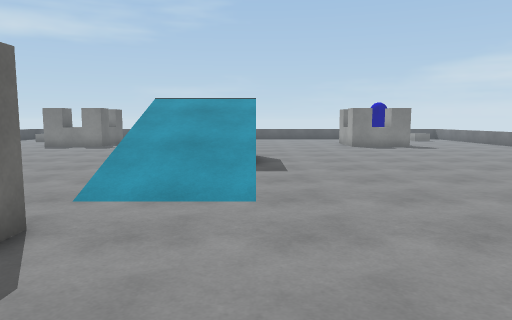
[1] (above)

20 first-person views from a walk through a Unity game level. The camera is 1.3 m above the floor, tilts 6° down and sees 70° across. The floor is counted in squares, 1 m on a side. Each view is taken from the middle of a square. On the plan, view 1 faces up. The plan holds only what a view shows up to about 15 squares ahead; the rest is blank. The place goes on beyond the plan. Surface patterns are stand-ins for the level's own textures.

[2]
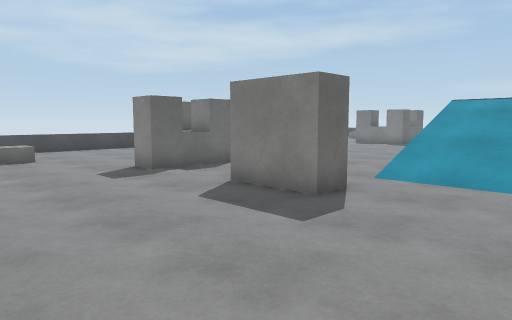

[3]
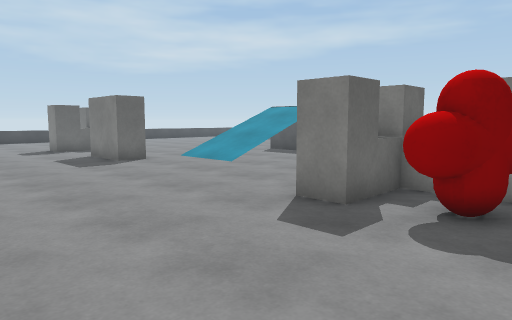

[4]
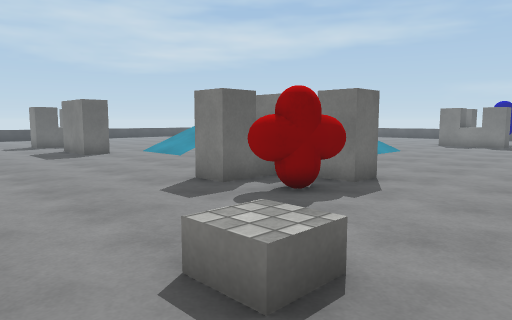

[5]
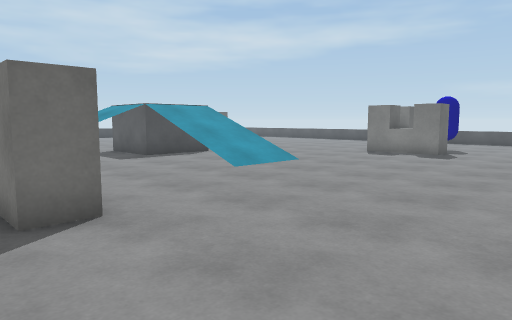

[6]
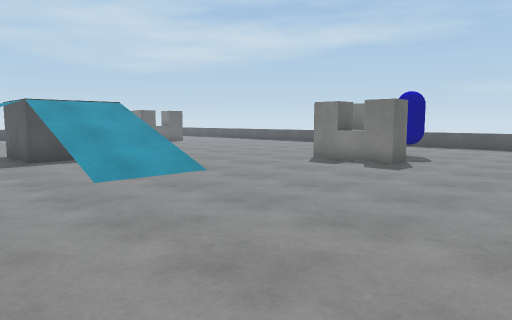

[7]
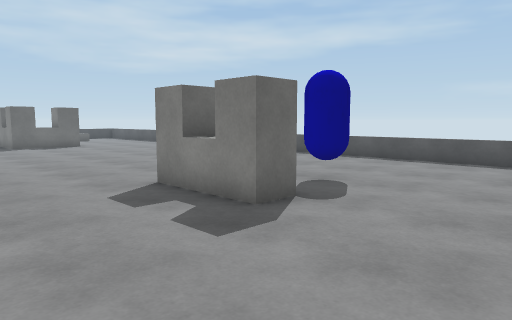

[8]
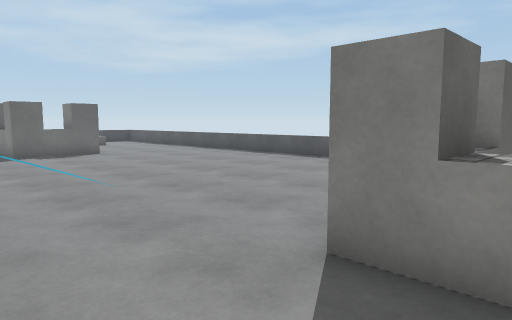

[9]
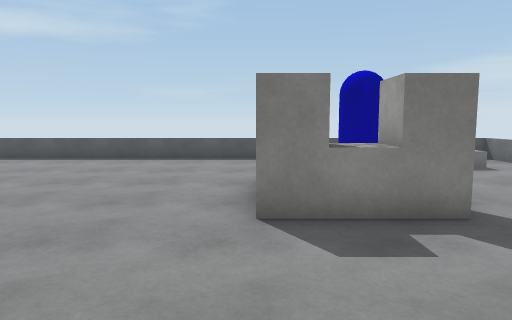

[10]
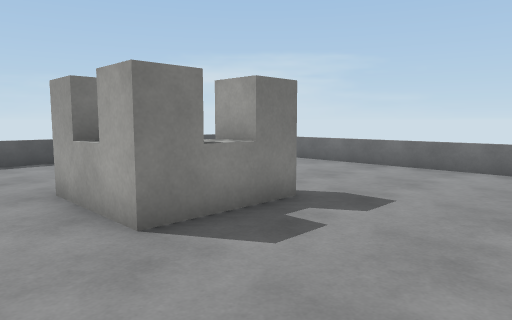

[11]
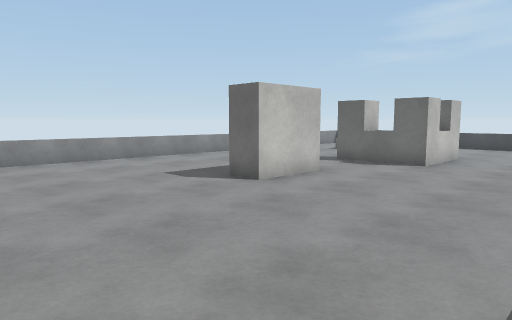

[12]
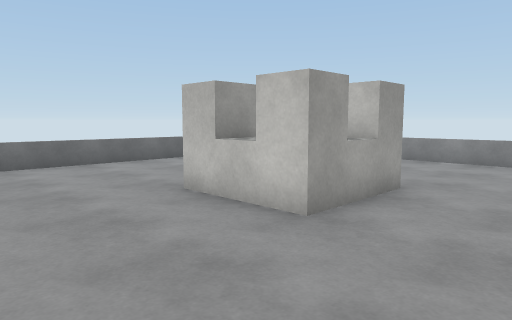

[13]
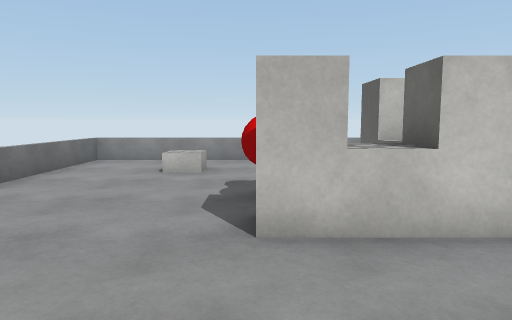

[14]
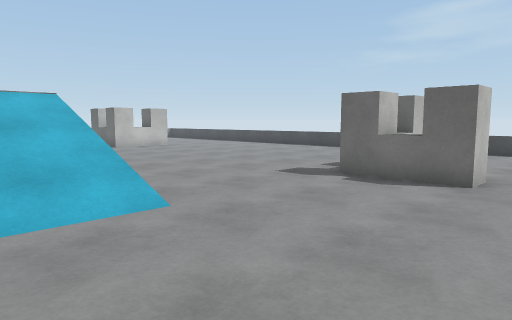

[15]
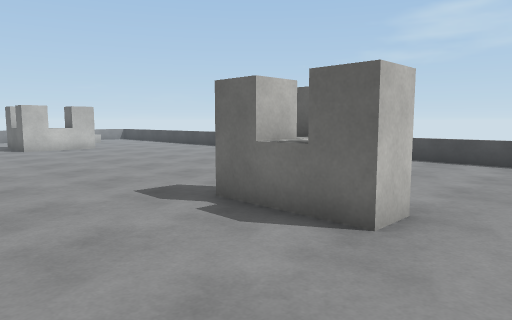

[16]
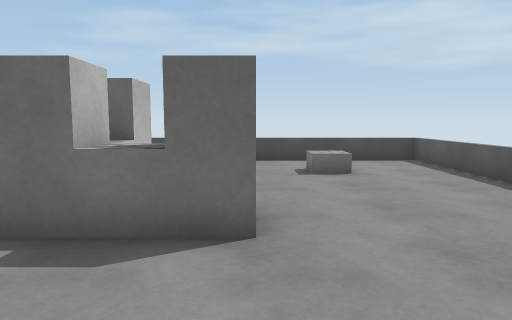

[17]
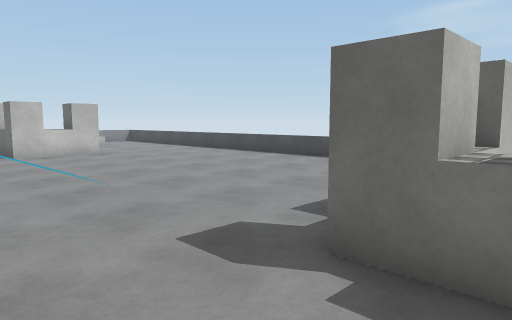

[18]
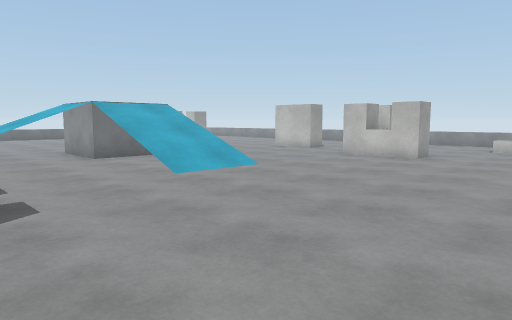

[19]
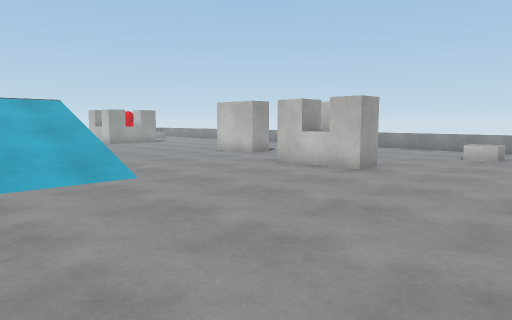

[20]
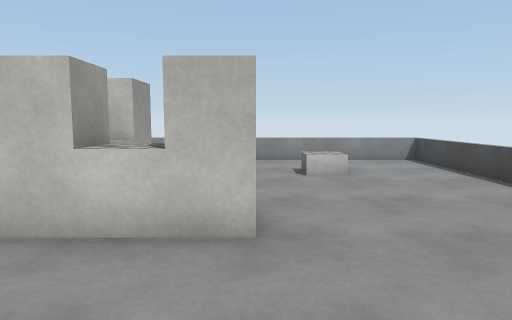

### Floor plan
Key: @ floor where view 1 was taken; # wall or solid block; . main floor; : floor 2 m higher than the main floor; / step, stairs or slope; = window, fence, low wall or low ledge; v drop or lower ground; B block; A barrier; C blue capsule; O other object.
Columns run from 17 left of view 1 to 14 right of it. Each row starts with its distance up from view 1.
 28 #=====       ===============  ==
 27 =......      ...............  .=
 26 =........    ...............  .=
 25 =.........  ................ ..
 24 =.  ..........................
 23 =..............................=
 22 =.......AA............AACC.....=
 21 =.......AA............AA.......=
 20 =.... AAAA............AAAA.....=
 19 =.  .  AAA....////....AAAA.....=
 18 =  ...........////.............=
 17   ............=///.............=
 16   ............#///............
 15  .............v// ............
 14  ........////v ::: ////.......
 13 =......../////:  ://///.......
 12 =......../////:  ://///.......
 11 =........//=#v :: v#=//.......
 10   ............v//v............
  9   ............#///............
  8   ............=///.............=
  7   ............////.............=
  6    ...AAAA....////....AAAA.....=
  5   ....AAAA............AAAA.....=
  4   ......AA..BBB.......AAOO.....=
  3  .......AA..BBB.......AAOO.....=
  2 =..............................=
  1 =...O..........................=
  0 =................@.........O...=
 -1 =......   .....................=
 -2 =......    ........  ..........=
 -3 #======  ==========  ==== =====#

Positions as (right, up) in squares from view 1, and headings:
1: (0, 0), facing up
2: (1, -2), facing up-left
3: (9, -2), facing up-left
4: (12, -2), facing up-left
5: (13, 4), facing up-left
6: (13, 8), facing up-left
7: (12, 15), facing up-left
8: (7, 16), facing up-left
9: (5, 14), facing up
10: (3, 15), facing up-right
11: (3, 10), facing down-left
12: (2, 10), facing down-right
13: (8, 10), facing down
14: (0, 24), facing down-left
15: (-4, 24), facing down-left
16: (-4, 22), facing left
17: (-5, 21), facing down-left
18: (-16, 19), facing down-right
19: (-16, 15), facing down-right
20: (-11, 10), facing down
